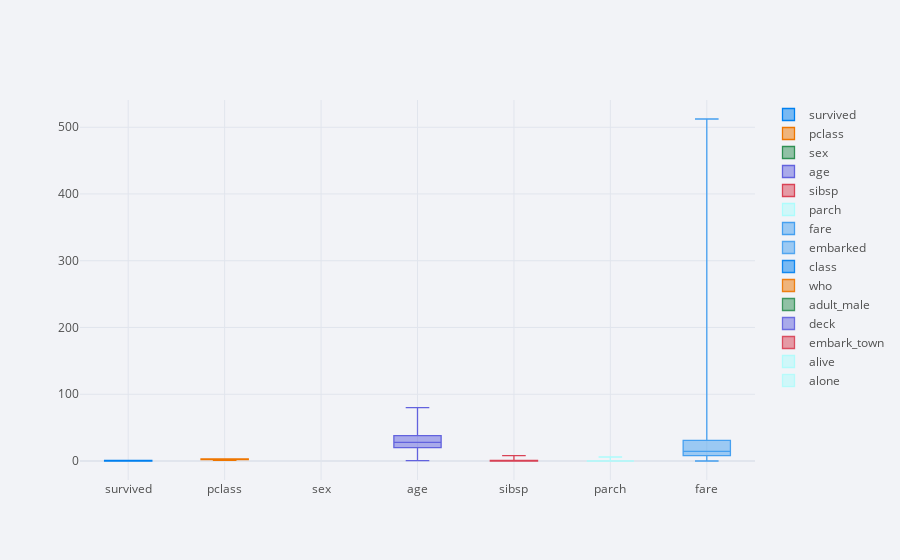

The notebook cell saved with this chart:
### Markdown cell above
IQR=Q3-Q1
    max=Q3+1.5*IQR
    min=Q1-1.5*IQR
    Q2 is Median.

### Code cell
titanic.iplot(kind='box')

### Figure 1 — Plotly figure (JSON) as saved in the notebook; plotly's stock layout.template omitted (floating-point values rounded to 4 significant figures; data arrays with more than 128 entries replaced by an {"elided": "..."} marker saying what was removed)
{"data": [{"boxpoints": false, "line": {"width": 1.3}, "marker": {"color": "rgba(0, 128, 240, 1.0)"}, "name": "survived", "orientation": "v", "type": "box", "y": {"elided": "891 int values"}}, {"boxpoints": false, "line": {"width": 1.3}, "marker": {"color": "rgba(238, 118, 0, 1.0)"}, "name": "pclass", "orientation": "v", "type": "box", "y": {"elided": "891 int values"}}, {"boxpoints": false, "line": {"width": 1.3}, "marker": {"color": "rgba(48, 144, 84, 1.0)"}, "name": "sex", "orientation": "v", "type": "box", "y": {"elided": "891 str values"}}, {"boxpoints": false, "line": {"width": 1.3}, "marker": {"color": "rgba(98, 98, 222, 1.0)"}, "name": "age", "orientation": "v", "type": "box", "y": {"elided": "891 float values"}}, {"boxpoints": false, "line": {"width": 1.3}, "marker": {"color": "rgba(217, 66, 85, 1.0)"}, "name": "sibsp", "orientation": "v", "type": "box", "y": {"elided": "891 int values"}}, {"boxpoints": false, "line": {"width": 1.3}, "marker": {"color": "rgba(173, 252, 252, 1.0)"}, "name": "parch", "orientation": "v", "type": "box", "y": {"elided": "891 int values"}}, {"boxpoints": false, "line": {"width": 1.3}, "marker": {"color": "rgba(70, 160, 240, 1.0)"}, "name": "fare", "orientation": "v", "type": "box", "y": {"elided": "891 float values"}}, {"boxpoints": false, "line": {"width": 1.3}, "marker": {"color": "rgba(70, 160, 240, 0.8999999999999999)"}, "name": "embarked", "orientation": "v", "type": "box", "y": {"elided": "891 str values"}}, {"boxpoints": false, "line": {"width": 1.3}, "marker": {"color": "rgba(0, 128, 240, 0.8999999999999999)"}, "name": "class", "orientation": "v", "type": "box", "y": {"elided": "891 str values"}}, {"boxpoints": false, "line": {"width": 1.3}, "marker": {"color": "rgba(238, 118, 0, 0.8999999999999999)"}, "name": "who", "orientation": "v", "type": "box", "y": {"elided": "891 str values"}}, {"boxpoints": false, "line": {"width": 1.3}, "marker": {"color": "rgba(48, 144, 84, 0.8999999999999999)"}, "name": "adult_male", "orientation": "v", "type": "box", "y": {"elided": "891 bool values"}}, {"boxpoints": false, "line": {"width": 1.3}, "marker": {"color": "rgba(98, 98, 222, 0.8999999999999999)"}, "name": "deck", "orientation": "v", "type": "box", "y": {"elided": "891 str values"}}, {"boxpoints": false, "line": {"width": 1.3}, "marker": {"color": "rgba(217, 66, 85, 0.8999999999999999)"}, "name": "embark_town", "orientation": "v", "type": "box", "y": {"elided": "891 str values"}}, {"boxpoints": false, "line": {"width": 1.3}, "marker": {"color": "rgba(173, 252, 252, 0.8999999999999999)"}, "name": "alive", "orientation": "v", "type": "box", "y": {"elided": "891 str values"}}, {"boxpoints": false, "line": {"width": 1.3}, "marker": {"color": "rgba(173, 252, 252, 0.7999999999999998)"}, "name": "alone", "orientation": "v", "type": "box", "y": {"elided": "891 bool values"}}], "layout": {"legend": {"bgcolor": "#F2F3F7", "font": {"color": "#505050"}}, "paper_bgcolor": "#F2F3F7", "plot_bgcolor": "#F2F3F7", "title": {"font": {"color": "#484848"}}, "xaxis": {"gridcolor": "#E1E5ED", "showgrid": true, "tickfont": {"color": "#505050"}, "title": {"font": {"color": "#505050"}, "text": ""}, "zerolinecolor": "#E1E5ED"}, "yaxis": {"gridcolor": "#E1E5ED", "showgrid": true, "tickfont": {"color": "#505050"}, "title": {"font": {"color": "#505050"}, "text": ""}, "zerolinecolor": "#E1E5ED"}}}
